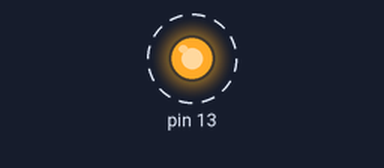
Bench run of a sketch on a simulated Arduino Uno, built with avr-gcc and run on an emulated ATmega328P. Shown: output pins drawn as LEDs (lit = HIGH). Dashed ring = blinking.

Above: at 0.5 s.
Timing chart, 0 to 4.6 s (numbered marks = the images above):
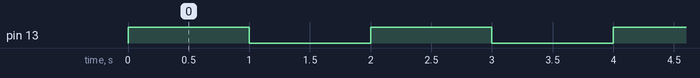

The sketch:

LED.ino
```cpp
#include <LED.h>

Led led(13); //객체선언
void setup()
{
}
void loop()
{
  led.LedHigh(); //13번핀을 High
  delay(1000);
  led.LedLow(); //13번핀을 Low
  delay(1000);
}
```

LED.cpp
```cpp
#include <Arduino.h>
#include <Led.h>
void Led::LedHigh(){
digitalWrite(LedPin,HIGH);
}
void Led::LedLow(){
digitalWrite(LedPin,LOW);
}
```

LED.h
```cpp
#ifndef LED_H
#define LED_H
#include <arduino.h>
class Led
{
private:
int LedPin;
public:
Led(int Pin){
LedPin = Pin;
pinMode(LedPin, OUTPUT);
}
~Led(){
}
public:
void LedHigh();
void LedLow();
};
#endif
```

Measured:
- by itself, pin 13: alternates HIGH for 1.0 s and LOW for 1.0 s
